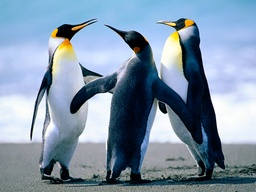
#> input picture homework3/images/Penguins.jpg, 256 x 192 px, shrunk from 1024 x 768 before the run, found by its file name
$ python KMeans.py
#> lines starting #> are read from the running program, lines starting #| are printed output that depends on the picture
import cv2
import numpy as np
from numpy.core.getlimits import inf
from random import randint


def kmeans(img, k_value):
    kmeans = []
    for i in range(k_value):
        kmeans.append([randint(0, 255), randint(0, 255), randint(0, 255)])
    old_cluster = np.zeros((img.shape[0], img.shape[1]))
    itr = 0
    while True:
        mins = [0] * k_value
        for i in range(len(mins)):
            sum = 0
            for j in range(3):
                sum += (kmeans[i][j] - img[:, :, j]) ** 2
            mins[i] = np.sqrt(sum)

        new_cluster = np.zeros(mins[0].shape)

        for i in range(mins[0].shape[0]):
            for j in range(mins[0].shape[1]):
                pos = 0
                min = inf
                for k, m in enumerate(mins):
                    if m[i, j] < min:
                        min = m[i, j]
                        pos = k
                new_cluster[i, j] = pos

        for i in range(len(mins)):
            val = []
            for j in range(3):
                me = np.nanmean(img[np.where(new_cluster == i)][:, j])
                if np.isnan(me):
                    me = kmeans[i][j]
                val.append(np.round(me))
            kmeans[i] = val
        if (old_cluster == new_cluster).all() or itr == 1000:
            break
        old_cluster = new_cluster
        itr += 1
    return new_cluster, kmeans


def store_disp(name, image, cluster, kmeans, k_value):
    display_image = np.zeros(image.shape)
    for i in range(k_value):
        display_image[np.where(cluster == i)] = kmeans[i]
    cv2.imwrite("output/"+name+str(k_value)+".jpeg", display_image)


imgs = [cv2.imread('homework3/images/Penguins.jpg'), cv2.imread('homework3/images/Koala.jpg')]
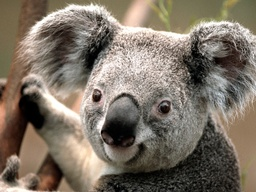
#> input picture homework3/images/Koala.jpg, 256 x 192 px, shrunk from 1024 x 768 before the run, found by its file name
name = ['Koala', 'Penguins']
comp = [3]

for c in comp:
    for k in range(4):
        for i, img in enumerate(imgs):
            new_c, centers = kmeans(img, c)
            store_disp(name[i] + "run" + str(k), img, new_c, centers, c)
            print(centers)
#> this loop made 1 pass
#> pass 1, in store_disp, `cv2.imwrite("output/"+name+str(k_value)+".jpeg", display_image)`:
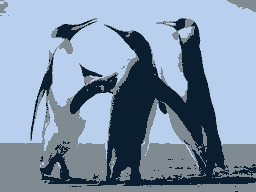
#> saved as Koalarun03.jpeg: shape (192, 256, 3); mean B, G, R 168.3, 148.2, 128.4
#> pass 1, in store_disp (call 2), `cv2.imwrite("output/"+name+str(k_value)+".jpeg", display_image)`:
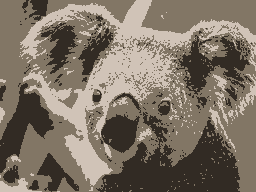
#> saved as Penguinsrun03.jpeg: shape (192, 256, 3); mean B, G, R 101.5, 114.5, 125.4
#> pass 1, in store_disp (call 4), `cv2.imwrite("output/"+name+str(k_value)+".jpeg", display_image)`:
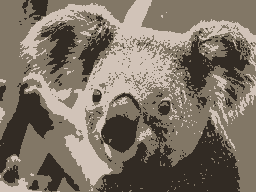
#> saved as Penguinsrun13.jpeg: shape (192, 256, 3); mean B, G, R 101.9, 114.7, 125.3
#> img is the input picture: shape (192, 256, 3); mean B, G, R 101.9, 114.8, 125.3
